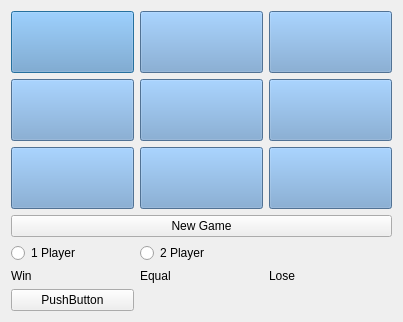
<?xml version="1.0" encoding="UTF-8"?>
<ui version="4.0">
 <class>TicTacToe</class>
 <widget class="QDialog" name="TicTacToe">
  <property name="geometry">
   <rect>
    <x>0</x>
    <y>0</y>
    <width>387</width>
    <height>322</height>
   </rect>
  </property>
  <property name="windowTitle">
   <string>Tic-Tac-Toe</string>
  </property>
  <layout class="QGridLayout" name="gridLayout">
   <item row="0" column="0">
    <widget class="QPushButton" name="btn1">
     <property name="sizePolicy">
      <sizepolicy hsizetype="Minimum" vsizetype="Expanding">
       <horstretch>0</horstretch>
       <verstretch>0</verstretch>
      </sizepolicy>
     </property>
     <property name="font">
      <font>
       <pointsize>32</pointsize>
      </font>
     </property>
     <property name="styleSheet">
      <string notr="true">background-color: rgb(114, 159, 207);</string>
     </property>
     <property name="text">
      <string/>
     </property>
    </widget>
   </item>
   <item row="0" column="2">
    <widget class="QPushButton" name="btn3">
     <property name="sizePolicy">
      <sizepolicy hsizetype="Minimum" vsizetype="Expanding">
       <horstretch>0</horstretch>
       <verstretch>0</verstretch>
      </sizepolicy>
     </property>
     <property name="font">
      <font>
       <pointsize>32</pointsize>
      </font>
     </property>
     <property name="styleSheet">
      <string notr="true">background-color: rgb(114, 159, 207);</string>
     </property>
     <property name="text">
      <string/>
     </property>
    </widget>
   </item>
   <item row="1" column="1">
    <widget class="QPushButton" name="btn5">
     <property name="sizePolicy">
      <sizepolicy hsizetype="Minimum" vsizetype="Expanding">
       <horstretch>0</horstretch>
       <verstretch>0</verstretch>
      </sizepolicy>
     </property>
     <property name="font">
      <font>
       <pointsize>32</pointsize>
      </font>
     </property>
     <property name="styleSheet">
      <string notr="true">background-color: rgb(114, 159, 207);</string>
     </property>
     <property name="text">
      <string/>
     </property>
    </widget>
   </item>
   <item row="1" column="2">
    <widget class="QPushButton" name="btn6">
     <property name="sizePolicy">
      <sizepolicy hsizetype="Minimum" vsizetype="Expanding">
       <horstretch>0</horstretch>
       <verstretch>0</verstretch>
      </sizepolicy>
     </property>
     <property name="font">
      <font>
       <pointsize>32</pointsize>
      </font>
     </property>
     <property name="styleSheet">
      <string notr="true">background-color: rgb(114, 159, 207);</string>
     </property>
     <property name="text">
      <string/>
     </property>
    </widget>
   </item>
   <item row="4" column="0">
    <widget class="QRadioButton" name="radioButton">
     <property name="text">
      <string>1 Player</string>
     </property>
    </widget>
   </item>
   <item row="6" column="0">
    <widget class="QPushButton" name="pushButton_2">
     <property name="text">
      <string>PushButton</string>
     </property>
    </widget>
   </item>
   <item row="2" column="0">
    <widget class="QPushButton" name="btn7">
     <property name="sizePolicy">
      <sizepolicy hsizetype="Minimum" vsizetype="Expanding">
       <horstretch>0</horstretch>
       <verstretch>0</verstretch>
      </sizepolicy>
     </property>
     <property name="font">
      <font>
       <pointsize>32</pointsize>
      </font>
     </property>
     <property name="styleSheet">
      <string notr="true">background-color: rgb(114, 159, 207);</string>
     </property>
     <property name="text">
      <string/>
     </property>
    </widget>
   </item>
   <item row="1" column="0">
    <widget class="QPushButton" name="btn4">
     <property name="sizePolicy">
      <sizepolicy hsizetype="Minimum" vsizetype="Expanding">
       <horstretch>0</horstretch>
       <verstretch>0</verstretch>
      </sizepolicy>
     </property>
     <property name="font">
      <font>
       <pointsize>32</pointsize>
      </font>
     </property>
     <property name="styleSheet">
      <string notr="true">background-color: rgb(114, 159, 207);</string>
     </property>
     <property name="text">
      <string/>
     </property>
    </widget>
   </item>
   <item row="2" column="2">
    <widget class="QPushButton" name="btn9">
     <property name="sizePolicy">
      <sizepolicy hsizetype="Minimum" vsizetype="Expanding">
       <horstretch>0</horstretch>
       <verstretch>0</verstretch>
      </sizepolicy>
     </property>
     <property name="font">
      <font>
       <pointsize>32</pointsize>
      </font>
     </property>
     <property name="styleSheet">
      <string notr="true">background-color: rgb(114, 159, 207);</string>
     </property>
     <property name="text">
      <string/>
     </property>
    </widget>
   </item>
   <item row="0" column="1">
    <widget class="QPushButton" name="btn2">
     <property name="sizePolicy">
      <sizepolicy hsizetype="Minimum" vsizetype="Expanding">
       <horstretch>0</horstretch>
       <verstretch>0</verstretch>
      </sizepolicy>
     </property>
     <property name="font">
      <font>
       <pointsize>32</pointsize>
      </font>
     </property>
     <property name="styleSheet">
      <string notr="true">background-color: rgb(114, 159, 207);</string>
     </property>
     <property name="text">
      <string/>
     </property>
    </widget>
   </item>
   <item row="4" column="1">
    <widget class="QRadioButton" name="radioButton_2">
     <property name="text">
      <string>2 Player</string>
     </property>
    </widget>
   </item>
   <item row="2" column="1">
    <widget class="QPushButton" name="btn8">
     <property name="sizePolicy">
      <sizepolicy hsizetype="Minimum" vsizetype="Expanding">
       <horstretch>0</horstretch>
       <verstretch>0</verstretch>
      </sizepolicy>
     </property>
     <property name="font">
      <font>
       <pointsize>32</pointsize>
      </font>
     </property>
     <property name="styleSheet">
      <string notr="true">background-color: rgb(114, 159, 207);</string>
     </property>
     <property name="text">
      <string/>
     </property>
    </widget>
   </item>
   <item row="5" column="0">
    <widget class="QLabel" name="label">
     <property name="text">
      <string>Win</string>
     </property>
    </widget>
   </item>
   <item row="5" column="1">
    <widget class="QLabel" name="label_2">
     <property name="text">
      <string>Equal</string>
     </property>
    </widget>
   </item>
   <item row="5" column="2">
    <widget class="QLabel" name="label_3">
     <property name="text">
      <string>Lose</string>
     </property>
    </widget>
   </item>
   <item row="3" column="0" colspan="3">
    <widget class="QPushButton" name="pushButton">
     <property name="text">
      <string>New Game</string>
     </property>
    </widget>
   </item>
  </layout>
 </widget>
 <resources/>
 <connections/>
</ui>
